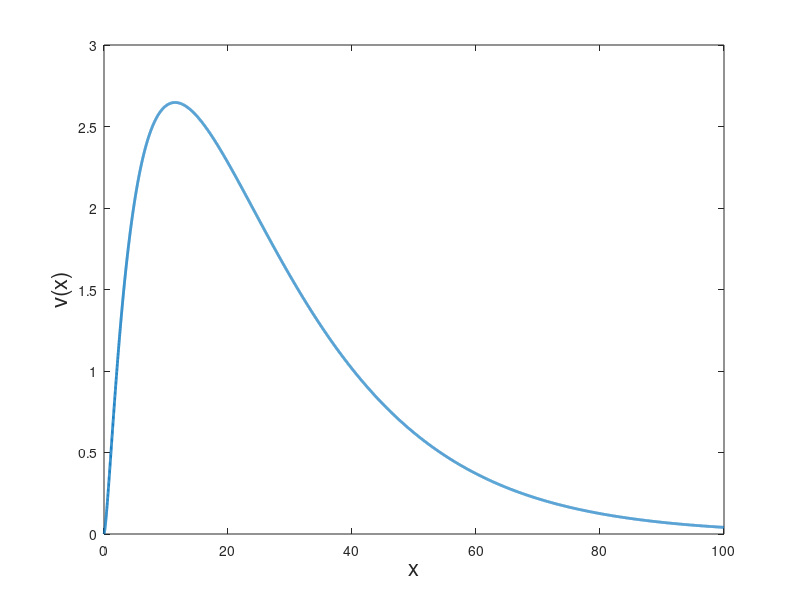

This chart was generated by the following MATLAB code:
a = 3/4;

x = [0:.01:100];
V  = -x.*(erfc(sqrt(x)*a)-erfc(sqrt(x)*(1-a)));
plot(x,V,'linewidth',2)
xlabel('x','fontsize',16)
ylabel('v(x)','fontsize',16)

out=[x' V'];

save('flasher.out','-ascii','out')
